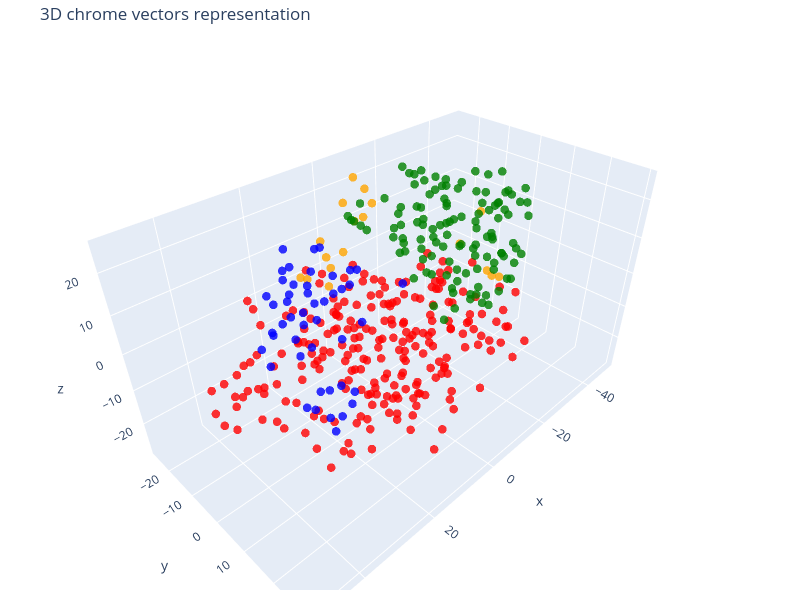

Notebook code for this chart:
### Markdown cell above
# 3d visualisation

### Code cell
tsne=TSNE(n_components=3,random_state=42)
reduced_vectors=tsne.fit_transform(vectors)

fig=go.Figure(data=[go.Scatter3d(
    x=reduced_vectors[:,0],
    y=reduced_vectors[:,1],
    z=reduced_vectors[:,2],
    mode='markers',
    marker=dict(size=5,color=colors,opacity=0.8),
    text=[f"type:{t},Text:{d[:100]}.."for t,d in zip(doc_type,documents)],
    hoverinfo='text'
)])
fig.update_layout(
    title="3D chrome vectors representation",
    scene=dict(xaxis_title='x',yaxis_title='y',zaxis_title='z'),
    width=800,
    height=600,
    margin=dict(r=20,b=10,l=20,t=40)
)
fig.show()

### Figure 1 — Plotly figure (JSON) as saved in the notebook; plotly's stock layout.template omitted (floating-point values rounded to 4 significant figures; data arrays with more than 128 entries replaced by an {"elided": "..."} marker saying what was removed)
{"data": [{"hoverinfo": "text", "marker": {"color": {"elided": "413 str values"}, "opacity": 0.8, "size": 5}, "mode": "markers", "text": {"elided": "413 str values"}, "type": "scatter3d", "x": {"elided": "413 float values"}, "y": {"elided": "413 float values"}, "z": {"elided": "413 float values"}}], "layout": {"height": 600, "margin": {"b": 10, "l": 20, "r": 20, "t": 40}, "scene": {"xaxis": {"title": {"text": "x"}}, "yaxis": {"title": {"text": "y"}}, "zaxis": {"title": {"text": "z"}}}, "title": {"text": "3D chrome vectors representation"}, "width": 800}}
